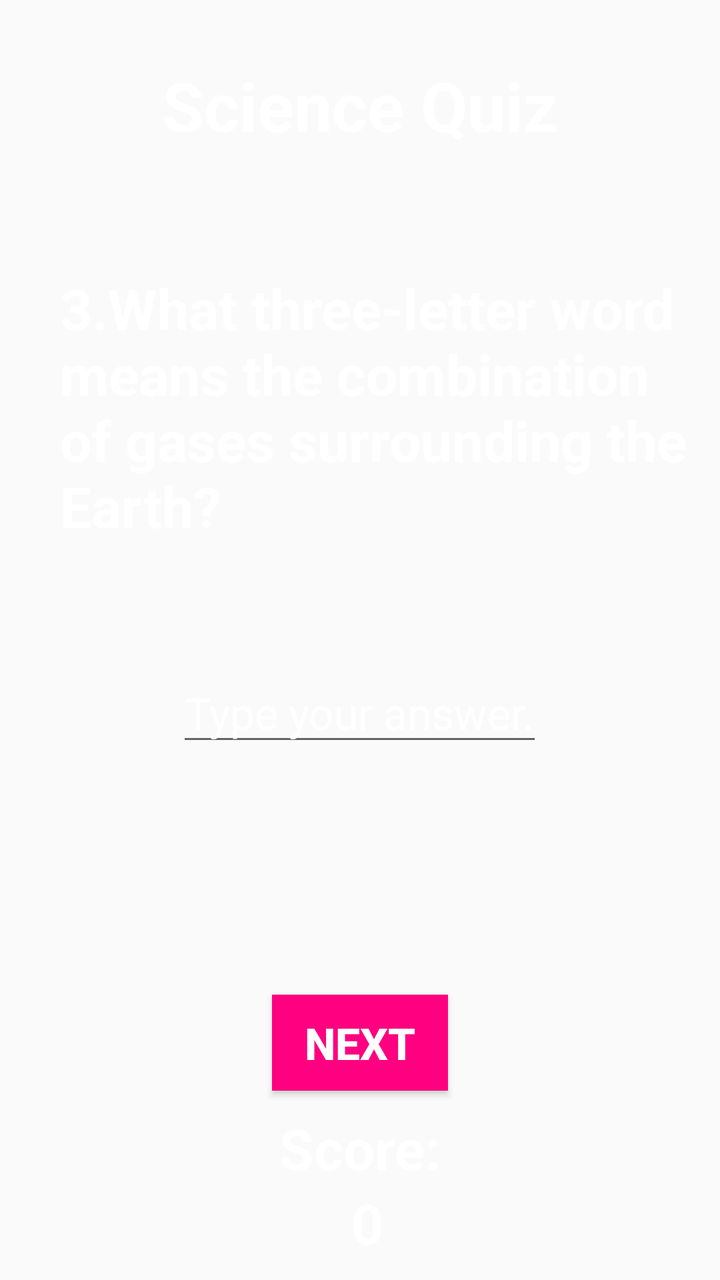
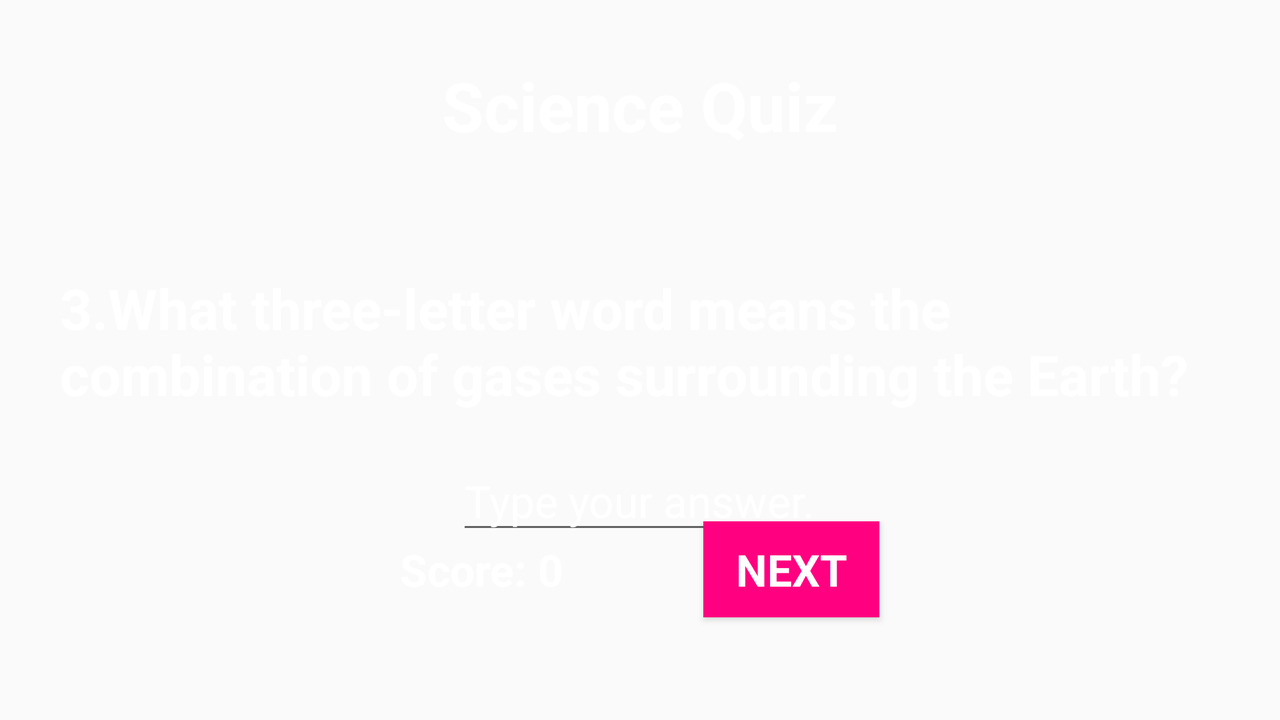

Two renders of one Android screen. The first uses the default layout on a phone; the second uses the alternative layout the repository ships for a different screen configuration, on a matching device. The two XML files are below.
<!-- AndroidManifest.xml: application theme AppTheme -->
<!-- res/layout/activity_sci_q2.xml -->
<?xml version="1.0" encoding="utf-8"?>
<RelativeLayout xmlns:android="http://schemas.android.com/apk/res/android"
    xmlns:tools="http://schemas.android.com/tools"
    android:layout_width="match_parent"
    android:layout_height="match_parent"
    tools:context="com.example.ioana.quiz.SciQ2">


    <ImageView
        android:id="@+id/background"
        android:layout_width="match_parent"
        android:layout_height="match_parent"
        android:contentDescription="@string/backgroundImage"
        android:scaleType="center"
        android:src="@mipmap/background1" />

    <TextView
        android:id="@+id/category"
        style="@style/categoryView"
        android:layout_width="wrap_content"
        android:layout_height="wrap_content"
        android:text="@string/category4" />

    <TextView
        android:id="@+id/question"
        style="@style/questionView"
        android:layout_width="wrap_content"
        android:layout_height="wrap_content"
        android:text="@string/question3S" />


    <EditText
        android:id="@+id/answerS31"
        style="@style/editText"
        android:layout_width="wrap_content"
        android:layout_height="wrap_content"
        android:layout_below="@+id/question"/>


    <Button
        android:id="@+id/next"
        style="@style/buttonTheme"
        android:layout_width="wrap_content"
        android:layout_height="wrap_content"
        android:layout_above="@+id/score" />

    <TextView
        android:id="@+id/score"
        style="@style/textViewScore"
        android:layout_width="match_parent"
        android:layout_height="wrap_content"
        android:layout_above="@id/scorePoints" />

    <TextView
        android:id="@+id/scorePoints"
        style="@style/textViewScorePoints"
        android:layout_width="match_parent"
        android:layout_height="wrap_content" />


</RelativeLayout>
<!-- resources referenced by this layout -->
<resources>
  <string name="backgroundImage"> </string>
  <string name="category4">Science Quiz</string>
  <string name="question3S">3.What three-letter word means the combination of gases surrounding the Earth? </string>
  <style name="buttonTheme" parent="Widget.AppCompat.Button">
          <item name="android:layout_centerHorizontal">true</item>
          <item name="android:layout_above">@id/score</item>
          <item name="android:layout_marginBottom">@dimen/dimension10</item>
          <item name="android:background">@color/colorButton</item>
          <item name="android:text">@string/next</item>
          <item name="android:textSize">@dimen/textSize</item>
          <item name="android:textColor">@color/textColor</item>
          <item name="android:textStyle">bold</item>
      </style>
  <style name="categoryView" parent="android:Widget.TextView">
          <item name="android:layout_centerHorizontal">true</item>
          <item name="android:layout_marginTop">@dimen/dimension30</item>
          <item name="android:textColor">@color/textColor</item>
          <item name="android:textSize">@dimen/textSize_category</item>
          <item name="android:textStyle">bold</item>
      </style>
  <style name="editText" parent="android:Widget.EditText">
          <item name="android:layout_centerInParent">true</item>
          <item name="android:layout_marginTop">@dimen/dimension60</item>
          <item name="android:hint">@string/typeAnswer</item>
          <item name="android:textSize">@dimen/textSize</item>
          <item name="android:textColor">@color/textColor</item>
          <item name="android:inputType">textCapWords</item>
          <item name="android:textColorHint">@color/textColor</item>
          <item name="android:buttonTint">@color/colorButton</item>
      </style>
  <style name="textViewScore" parent="android:Widget.TextView">
          <item name="android:textColor">@color/textColor</item>
          <item name="android:textSize">@dimen/textSizeQuestion</item>
          <item name="android:layout_above">@id/scorePoints</item>
          <item name="android:gravity">center_horizontal</item>
          <item name="android:text">@string/score</item>
          <item name="android:textStyle">bold</item>
      </style>
  <style name="textViewScorePoints" parent="android:Widget.TextView">
          <item name="android:textColor">@color/textColor</item>
          <item name="android:textSize">@dimen/textSizeQuestion</item>
          <item name="android:layout_alignParentBottom">true</item>
          <item name="android:gravity">center_horizontal</item>
          <item name="android:text">@string/scoreText</item>
          <item name="android:textStyle">bold</item>
          <item name="android:layout_marginBottom">@dimen/dimension10</item>
      </style>
  <style name="AppTheme" parent="Theme.AppCompat.Light.NoActionBar">
          
          <item name="colorPrimary">@color/colorPrimary</item>
          <item name="colorPrimaryDark">@color/colorPrimaryDark</item>
          <item name="colorAccent">@color/colorAccent</item>
      </style>
  <dimen name="dimension10">10dp</dimen>
  <color name="colorButton">#FF0080</color>
  <string name="next">NEXT</string>
  <dimen name="textSize">22sp</dimen>
  <color name="textColor">#ffffff</color>
  <dimen name="dimension30">30dp</dimen>
  <dimen name="textSize_category">34sp</dimen>
  <dimen name="dimension60">60dp</dimen>
  <string name="typeAnswer">Type your answer.</string>
  <dimen name="textSizeQuestion">28sp</dimen>
  <string name="score">Score:</string>
  <string name="scoreText">" "0</string>
  <color name="colorPrimary">#3F51B5</color>
  <color name="colorPrimaryDark">#000000</color>
  <color name="colorAccent">#FF4081</color>
</resources>
<!-- res/layout-land/activity_sci_q2.xml (the repository's variant of the layout above) -->
<!-- drawn on the phone turned sideways -->
<?xml version="1.0" encoding="utf-8"?>
<RelativeLayout xmlns:android="http://schemas.android.com/apk/res/android"
    xmlns:tools="http://schemas.android.com/tools"
    android:layout_width="match_parent"
    android:layout_height="match_parent"
    tools:context="com.example.ioana.quiz.SciQ2">


    <ImageView
        android:id="@+id/background"
        android:layout_width="match_parent"
        android:layout_height="match_parent"
        android:contentDescription="@string/backgroundImage"
        android:scaleType="center"
        android:src="@mipmap/backgroundland" />

    <TextView
        android:id="@+id/category"
        style="@style/categoryView"
        android:layout_width="wrap_content"
        android:layout_height="wrap_content"
        android:text="@string/category4" />


    <TextView
        android:id="@+id/question"
        style="@style/questionView"
        android:layout_width="wrap_content"
        android:layout_height="wrap_content"
        android:text="@string/question3S" />


    <EditText
        android:id="@+id/answerS31"
        style="@style/editTextLand"
        android:layout_width="wrap_content"
        android:layout_height="wrap_content"
        android:layout_below="@+id/question" />


    <LinearLayout
        android:layout_width="match_parent"
        android:layout_height="wrap_content"
        android:layout_alignParentBottom="true"
        android:gravity="center_horizontal"
        android:orientation="horizontal">


        <TextView
            android:id="@+id/score"
            style="@style/textScoreLand"
            android:layout_width="wrap_content"
            android:layout_height="wrap_content" />

        <TextView
            android:id="@+id/scorePoints"
            style="@style/textScorePointsLand"
            android:layout_width="wrap_content"
            android:layout_height="wrap_content" />

        <Button
            android:id="@+id/next"
            style="@style/buttonLand"
            android:layout_width="wrap_content"
            android:layout_height="wrap_content" />


    </LinearLayout>
</RelativeLayout>
<!-- resources referenced by the variant -->
<!-- as the phone turned sideways resolves them -->
<resources>
  <string name="backgroundImage"> </string>
  <string name="category4">Science Quiz</string>
  <string name="question3S">3.What three-letter word means the combination of gases surrounding the Earth? </string>
  <style name="buttonLand" parent="android:Widget.TextView">
          <item name="android:layout_marginLeft">@dimen/dimension70</item>
          <item name="android:background">@color/colorButton</item>
          <item name="android:text">@string/next</item>
          <item name="android:textColor">@color/textColor</item>
          <item name="android:textSize">@dimen/textSize</item>
          <item name="android:layout_marginBottom">@dimen/dimension50</item>
          <item name="android:textStyle">bold</item>
      </style>
  <style name="categoryView" parent="android:Widget.TextView">
          <item name="android:layout_centerHorizontal">true</item>
          <item name="android:layout_marginTop">@dimen/dimension30</item>
          <item name="android:textColor">@color/textColor</item>
          <item name="android:textSize">@dimen/textSize_category</item>
          <item name="android:textStyle">bold</item>
      </style>
  <style name="editTextLand" parent="android:Widget.EditText">
          <item name="android:layout_centerInParent">true</item>
          <item name="android:layout_marginTop">@dimen/dimension20</item>
          <item name="android:hint">@string/typeAnswer</item>
          <item name="android:textSize">@dimen/textSize</item>
          <item name="android:textColor">@color/textColor</item>
          <item name="android:inputType">textCapWords</item>
          <item name="android:textColorHint">@color/textColor</item>
          <item name="android:buttonTint">@color/colorButton</item>
      </style>
  <style name="textScoreLand" parent="android:Widget.TextView">
          <item name="android:layout_marginBottom">@dimen/dimension70</item>
          <item name="android:text">@string/score</item>
          <item name="android:textSize">@dimen/textSize</item>
          <item name="android:textColor">@color/textColor</item>
          <item name="android:textStyle">bold</item>
      </style>
  <style name="textScorePointsLand" parent="android:Widget.TextView">
          <item name="android:layout_marginBottom">@dimen/dimension70</item>
          <item name="android:text">@string/scoreText</item>
          <item name="android:textSize">@dimen/textSize</item>
          <item name="android:textColor">@color/textColor</item>
          <item name="android:textStyle">bold</item>
      </style>
  <style name="AppTheme" parent="Theme.AppCompat.Light.NoActionBar">
          
          <item name="colorPrimary">@color/colorPrimary</item>
          <item name="colorPrimaryDark">@color/colorPrimaryDark</item>
          <item name="colorAccent">@color/colorAccent</item>
      </style>
  <dimen name="dimension70">70dp</dimen>
  <color name="colorButton">#FF0080</color>
  <string name="next">NEXT</string>
  <color name="textColor">#ffffff</color>
  <dimen name="textSize">22sp</dimen>
  <dimen name="dimension50">50dp</dimen>
  <dimen name="dimension30">30dp</dimen>
  <dimen name="textSize_category">34sp</dimen>
  <dimen name="dimension20">20dp</dimen>
  <string name="typeAnswer">Type your answer.</string>
  <dimen name="dimension10">10dp</dimen>
  <dimen name="dimension60">60dp</dimen>
  <dimen name="textSizeQuestion">28sp</dimen>
  <string name="score">Score:</string>
  <string name="scoreText">" "0</string>
  <color name="colorPrimary">#3F51B5</color>
  <color name="colorPrimaryDark">#000000</color>
  <color name="colorAccent">#FF4081</color>
</resources>
